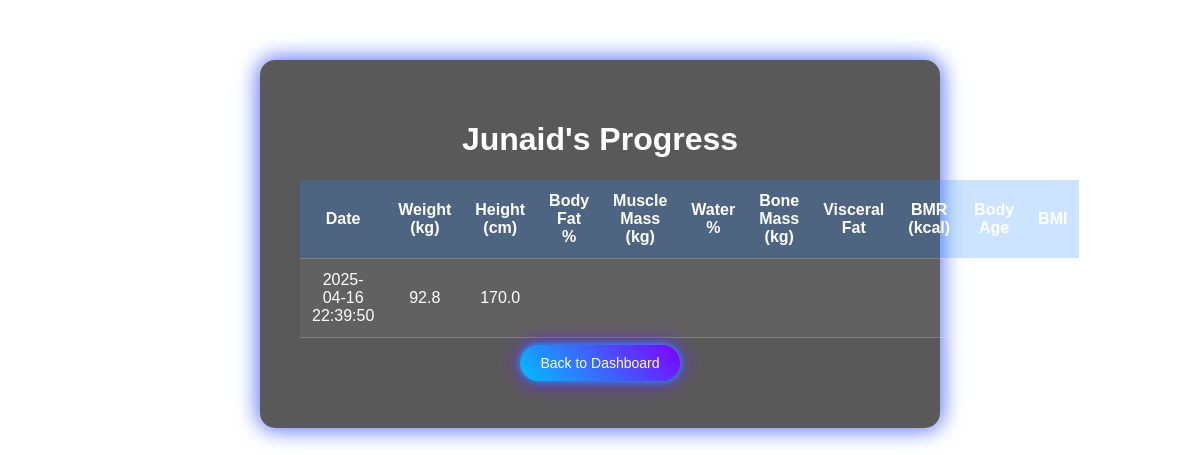
The app's page /user/Junaid with its own data.
### tables this page shows
CREATE TABLE metrics (
        id INTEGER PRIMARY KEY AUTOINCREMENT,
        user TEXT NOT NULL,
        weight REAL NOT NULL,
        height REAL NOT NULL,
        date TEXT NOT NULL
    );

### app.py (the view)
@app.route('/user/<username>')
def user_profile(username):
    conn = get_db_connection()
    metrics = conn.execute('SELECT * FROM metrics WHERE user = ? ORDER BY date DESC', (username,)).fetchall()
    conn.close()
    return render_template('user_profile.html', username=username, metrics=metrics)

### app.py (called while the page is built)
def get_db_connection():
    conn = sqlite3.connect('database.db')
    conn.row_factory = sqlite3.Row
    return conn

### templates/user_profile.html (shortened to what this page needs)
<!doctype html>
<html lang="en">
<head>
  <link rel="stylesheet" href="{{ url_for('static', filename='css/style.css') }}">
</head>
<body class="profile-body">
  <div class="profile-container">
    <h1>{{ username }}'s Progress</h1>
    <table class="metrics-table">
      <thead>
        <tr>
          <th>Date</th>
          <th>Weight (kg)</th>
          <th>Height (cm)</th>
          <th>Body Fat %</th>
          <th>Muscle Mass (kg)</th>
          <th>Water %</th>
          <th>Bone Mass (kg)</th>
          <th>Visceral Fat</th>
          <th>BMR (kcal)</th>
          <th>Body Age</th>
          <th>BMI</th>
        </tr>
      </thead>
      <tbody>
        {% for metric in metrics %}
        <tr>
          <td>{{ metric['date'] }}</td>
          <td>{{ metric['weight'] }}</td>
          <td>{{ metric['height'] }}</td>
          <td>{{ metric['body_fat'] }}</td>
          <td>{{ metric['muscle_mass'] }}</td>
          <td>{{ metric['water_percentage'] }}</td>
          <td>{{ metric['bone_mass'] }}</td>
          <td>{{ metric['visceral_fat'] }}</td>
          <td>{{ metric['bmr'] }}</td>
          <td>{{ metric['body_age'] }}</td>
          <td>{{ metric['bmi'] }}</td>
        </tr>
        {% endfor %}
      </tbody>
    </table>
    <p><a class="glow-button-small" href="{{ url_for('dashboard') }}">Back to Dashboard</a></p>
  </div>
</body>
</html>

### static/css/style.css (style rules this page uses)
body { background: url("../images/bg.png") no-repeat center center fixed; background-size: cover; font-family: 'Orbitron', sans-serif; color: #ffffff; margin: 0; padding: 0; }
.welcome-container, .dashboard-container, .form-container, .profile-container { background: rgba(0, 0, 0, 0.65); margin: 5% auto; padding: 40px; border-radius: 15px; max-width: 600px; text-align: center; box-shadow: 0px 0px 25px rgba(0, 123, 255, 0.6), 0px 0px 20px rgba(147, 51, 234, 0.6); }
.glow-button, .glow-button-small { background: linear-gradient(45deg, #00BFFF, #7F00FF); padding: 15px 30px; font-size: 18px; border: none; border-radius: 30px; cursor: pointer; color: white; text-decoration: none; box-shadow: 0 0 10px #00BFFF, 0 0 20px #7F00FF; transition: 0.4s ease-in-out; }
.glow-button-small { font-size: 14px; padding: 10px 20px; }
.metrics-table { width: 100%; margin-top: 20px; border-collapse: collapse; background: rgba(255, 255, 255, 0.05); }
.metrics-table th, .metrics-table td { padding: 12px; border-bottom: 1px solid rgba(255, 255, 255, 0.2); }
.metrics-table th { background: rgba(0, 123, 255, 0.2); }

### records on screen
metrics: user "Junaid", date "2025-04-16 22:39:50", weight "92.8", height "170.0"
